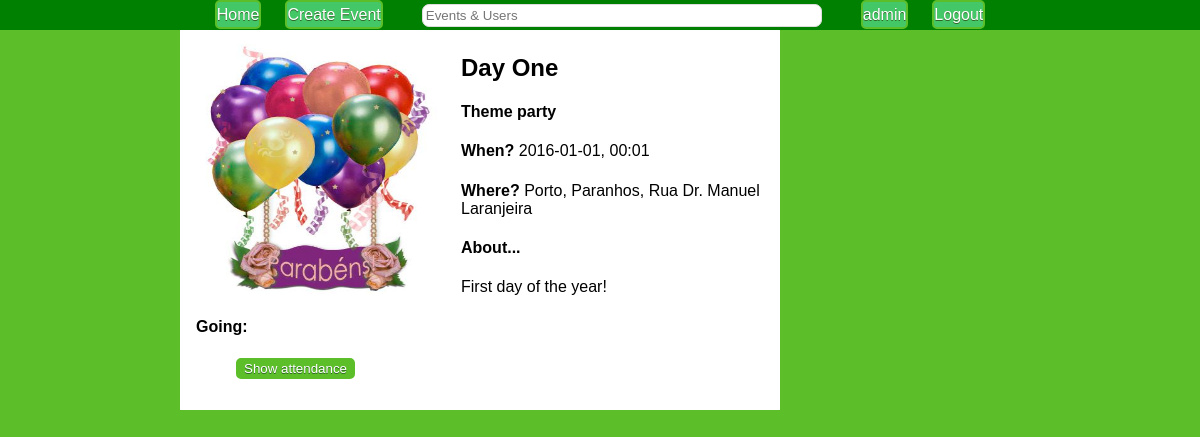
Page /?event=2 (signed in) on the committed database.
### tables this page shows
CREATE TABLE Event(
	id INTEGER PRIMARY KEY,
	creator NOT NULL REFERENCES User(username) ON DELETE CASCADE,
	nameTag TEXT NOT NULL,
	type REFERENCES EventType(eventType) NOT NULL,
	description TEXT NOT NULL,
	time TEXT NOT NULL,
	city TEXT NOT NULL,
	address TEXT,
	imageURL TEXT,
	publicEvent INTEGER NOT NULL,
	CONSTRAINT ck_public CHECK (publicEvent = 0 OR publicEvent = 1)
);

### database/events.php (called while the page is built, shortened)
<?php
include_once('connection.php');
function getEvent($eventID){
	global $db;
	$stmt = $db->prepare('SELECT * FROM  Event WHERE id = :eventID');
	$stmt->bindParam(':eventID', $eventID, PDO::PARAM_INT);
	try{
   		$stmt->execute();
   		return $stmt->fetch();
  	} catch(PDOException $e) {
    	return false;
  	}
}
function hasEventHappened($eventId){
	global $db;
	$currentDate = date("Y-m-d H:i");
	$stmt = $db->prepare('SELECT * FROM Event WHERE id = :eventId AND datetime(time) <= datetime(:currentDate)');
	$stmt->bindParam(':eventId', $eventId, PDO::PARAM_INT);
	$stmt->bindParam(':currentDate', $currentDate, PDO::PARAM_STR);
	try{
		$stmt->execute();
		return count($stmt->fetchAll()) > 0;
	} catch(PDOException $e){
		return false;
	}
}
?>

### templates/view_event.php (the view)
<div id="event_item" class="event-item">
  <br>
  <img id="image" src="images/thumbs_medium/<?=$event['imageURL']?>" width="250" height="250">
  <div id="event_info">
    <h2><?=$event['nameTag']?></h3>
    <h4><?=$event['type']?></h4>
    <h4>When? <label><?php echo str_replace("T",", ",$event['time']) ?></label></h4>
    <h4>Where? <label> <?=$event['city']?><?php if($event['address'] != ""){?>, <?=$event['address']?><?php } ?></label>
    </h4>
    <?php if($event['description'] != ""){?>
        <h4>About...</h4>
        <p><?=$event['description']?></p>
    <?php } ?>
  </div>
  <div id="options">
    <?php
        if($event['creator']==$_SESSION['username'] && !hasEventHappened($_GET['event'])) { ?>
          <div class="warning" id="inviteWarning"></div>
          <button id="invite" data-event="<?=$event['id']?>" type="button">Invite</button>
          <br><br>
          <form action="edit_event.php" method="post">
            <input type="text" name="id" value="<?=$event['id']?>" hidden readonly>
            <input id="edit" type="submit" value="Edit">
          </form>
          <button id="cancel" type="button" onclick="cancelEvent('<?=$_SESSION['username']?>', <?=$event['id']?>, '<?=$event['imageURL']?>')">Cancel</button>
          <h4>Already invited: </h4>
          <ul id="usersInvited">
            <?php if(count($invites) == 0){
              echo '<li data-user="none">No user has been invited yet</li>';
            }
              for($i = 0; $i < count($invites); $i++){
                    echo '<li data-user="' . $invites[$i]['username'] . '" data-event="' . $event['id'] . '"><a href="./?user=' . $invites[$i]['username'] . '">' . $invites[$i]['username'] . '</a> <img class="removeInvite" src="res/cross.png" width="8" height="8"></li>';
            }?>
          </ul>
    <?php } else { if(!hasEventHappened($_GET['event'])) {
        if(!isAttendingEvent($_SESSION['username'], $event['id'])) {?>
        <button id="attendance" type="button" onclick="attend('<?=$_SESSION['username']?>', <?=$event['id']?>)">Attend</button>
        <?php } else {?>
        <button id="attendance" type="button" onclick="attend('<?=$_SESSION['username']?>', <?=$event['id']?>)">Do not attend</button> <?php } } }?>
        <h4 id="usersAttending">Going:</h4>
        <ul id="attendance">
          <button id="showAttendance" data-event="<?=$event['id']?>">Show attendance</button>
        </ul>
  </div>
</div>

### style/header_style.css (style rules this page uses)
* { -webkit-box-sizing: border-box; -moz-box-sizing: border-box; box-sizing: border-box; }
html, body { margin: 0em; padding: 0em; background-color: #5cbf2a; }
body { margin-top: 40px; }

### style/event_item_style.css (style rules this page uses)
#edit, #invite, #cancel, #showAttendance, #addComment, button#attendance { display: block; background-color:#44c767; -moz-border-radius:5px; -webkit-border-radius:5px; border-radius:5px; display:inline-block; cursor:pointer; color:#ffffff; font-family:Arial; text-decoration:none; border: 2px solid #5cbf2a; text-shadow:0px 1px 0px #2f6627; }
#edit, #invite, #cancel, #showAttendance, button#attendance :hover { background-color:#5cbf2a; }
#edit, #invite, #cancel, #showAttendance, button#attendance :active { position:relative; top:1px; }
img#image { float: left; margin: 10px 15px 10px 0; }
html, body { margin: 0em; padding: 0em; background-color: #5cbf2a; }
div#event_item { padding: 1em; background-color: #ffffff; position:relative; top: 10%; bottom: 10%; left: 15%; right: 15%; width: 50%; font-family: "Helvetica", Arial, sans-serif; }
div#options { clear: both; }
label { display: inline; font-weight: normal; }

### rows in the picture
event: imageURL (picture), nameTag "Day One", type "Theme party", time "2016-01-01, 00:01", city "Porto", address "Paranhos, Rua Dr. Manuel Laranjeira", description "First day of the year!"

### other values in the picture
$_SESSION['username'] "admin"
